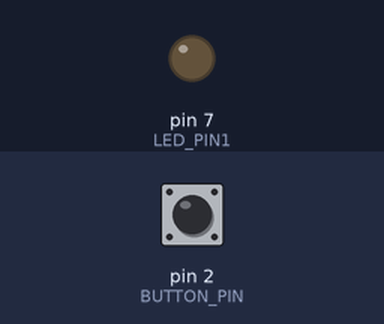
Simulated run of this sketch. Board: Arduino Uno, built with avr-gcc and run on an emulated ATmega328P. Shown: output pins drawn as LEDs (lit = HIGH). The inputs (shaded band) are chosen by the test bench; at power-on: pin 2 (BUTTON_PIN) HIGH.

Above: at 1.2 s.
1.3 s: pin 2 (BUTTON_PIN) pulled LOW for 0.15 s
At 2.5 s:
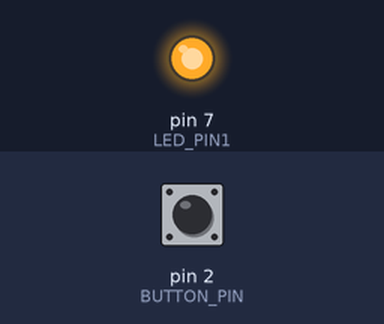
2.9 s: pin 2 (BUTTON_PIN) pulled LOW for 1 s
At 3.8 s:
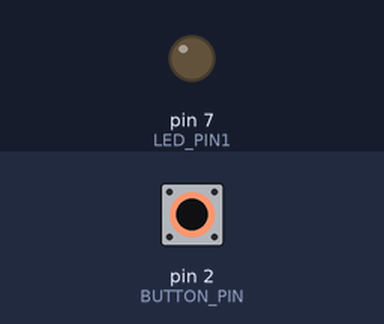
5.4 s: pin 2 (BUTTON_PIN) pulled LOW for 3.2 s
At 5.7 s:
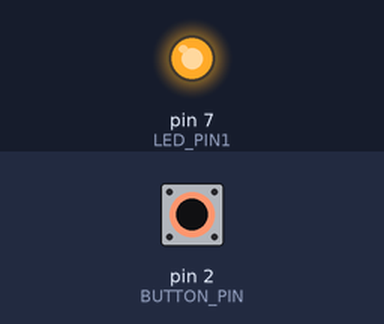
Timing chart, 0 to 8.4 s (numbered marks = the images above; inputs shaded):
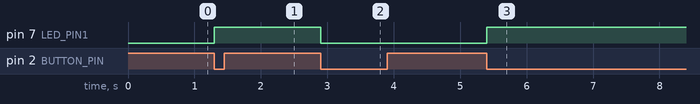

The sketch:

LED_1swch_1.ino
```cpp
const int BUTTON_PIN = 2;
const int LED_PIN1 = 7;

int state = 0;
int lastButtonState = HIGH;

void setup() {
  pinMode(BUTTON_PIN, INPUT_PULLUP);
  pinMode(LED_PIN1, OUTPUT);
  digitalWrite(LED_PIN1, LOW);
}

void loop() {
  int reading = digitalRead(BUTTON_PIN);


  if (reading == LOW && lastButtonState == HIGH) {
    state = !state;
    digitalWrite(LED_PIN1, state);
    delay(200);
  }

  lastButtonState = reading;
}
```

Measured:
- after the input at 1.3 s, pin 7 (LED_PIN1): LOW → HIGH at once
- after the input at 2.9 s, pin 7 (LED_PIN1): HIGH → LOW at once
- after the input at 5.4 s, pin 7 (LED_PIN1): LOW → HIGH at once
